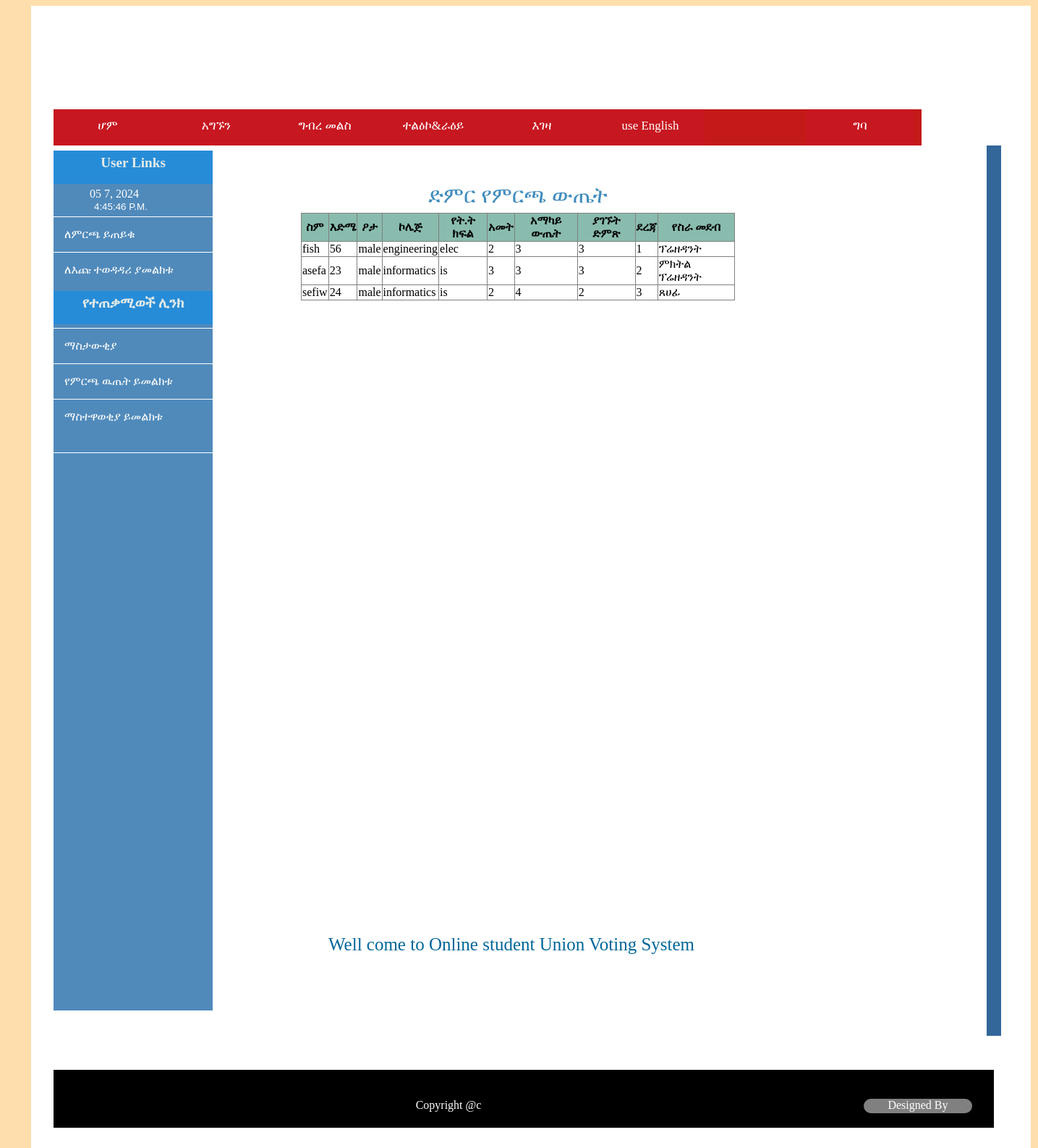
Page /iindex.php on the committed database.
### tables this page shows
CREATE TABLE IF NOT EXISTS `count` (
  `VOICE` int(11) NOT NULL,
  `candidate_id` varchar(40) NOT NULL,
  PRIMARY KEY (`candidate_id`)
);

CREATE TABLE IF NOT EXISTS `requesttable` (
  `Student_ID` varchar(30) NOT NULL,
  `fname` varchar(15) NOT NULL,
  `lname` varchar(15) NOT NULL,
  `sex` varchar(10) NOT NULL,
  `age` int(11) NOT NULL,
  `collage` varchar(30) NOT NULL,
  `department` varchar(30) NOT NULL,
  `year` varchar(10) NOT NULL,
  `cgpa` float NOT NULL,
  `username` varchar(30) NOT NULL,
  `password` longtext NOT NULL,
  `requesttype` varchar(20) NOT NULL,
  `votestatus` varchar(20) NOT NULL,
  `photo` longtext NOT NULL,
  `approved` varchar(20) NOT NULL,
  `date` datetime NOT NULL,
  PRIMARY KEY (`Student_ID`)
);

### iindex.php (the view, shortened to what this page needs)
<html>
<link  href="css/allcss.css" rel="stylesheet" type="text/css"/>
<head>
</head>
<body style="background-color: #FFDEAD">
<div id="container">
        <div id="header">
        </div>
        <div id="menu">
        <?php
        include("mmenu.php");
        ?>
    </div>
                <div id="leftside">
                        <?php
                        include("hhomesidemenuu.php");
                       ?>
                </div>
    <div id="content">
                <fieldset style="margin: 50px;width:600px;border: none;">
                <legend align="center" style="color: #418cbe;font-size: 30px;">ድምር የምርጫ ውጤት</legend>
                <table class="data-table"  border="1" style="border-collapse: collapse;">
                <thead style="background-color: #89bcae;"><tr><th>ስም </th><th>እድሜ</th><th>ዖታ</th><th>ኮሌጅ</th><th>የት.ት ክፍል</th><th>አመት</th><th>አማካይ ውጤት</th><th>ያገኙት ድምጽ</th><th>ደረጃ</th><th>የስራ መደብ</th></tr></thead>
                <?php
                $sql=mysql_query("SELECT * FROM count JOIN requesttable ON count.candidate_id=requesttable.Student_ID  ORDER BY VOICE DESC ");
                $rank=1;
                while($row1=mysql_fetch_assoc($sql))
                {
                   if($rank==1)
                   $selected='ፕሬዘዳንት';
                   elseif($rank==2)
                   $selected='ምክትል ፕሬዘዳንት';
                   elseif($rank==3)
                   $selected='ጸሀፊ';
                   else
                   $selected='አባል';
                   ?>
                <tr><td><?php echo $row1['fname'];?></td><td><?php echo $row1['age'];?></td><td><?php echo $row1['sex'];?></td><td><?php echo $row1['collage'];?></td><td><?php echo $row1['department'];?></td><td><?php echo $row1['year'];?></td><td><?php echo $row1['cgpa'];?></td><td><?php echo $row1['VOICE'];?></td><td><?php echo $rank;?></td><td><?php echo $selected;?></td></tr>
                <?PHP
                $rank++;
                }
                ?>
                </table>
                </fieldset>
            </div>
                <div id="rightside">
                </div>
                <div id="content">
                <br>
    <br>
    <label style="color: #006699;font-size: 25px;margin-left: 100px;">Well come to Online student Union Voting System</label>
            </div>
        <div id="footer">
            <?php
            include("footer.php");
            ?>
    </div>
    </div>
</body>
</html>

### css/allcss.css (style rules this page uses)
body { background-size: cover; background-color: #fff; }
#header { height: 110px; width: 1200px; border: 5px; }
#container { padding-bottom: 30px; padding-top: 30px; padding-left: 30px; margin-left: 35px; height: auto; width: 1350px; background-color: #fff; border:1px Solid #ffffff; display:block; margin-bottom: -10px; }
#leftside { background-color: #000000; width: 220px; height: 550px; float: left; margin-top: 10px; }
#rightside { background-color: #C3BCBC; width: 220px; height: 600px; float: right; margin-top: 1px; margin-left: -50px; }
#content { background-color: #443f3f; width: 970px; height: 600px; margin-left: 230px; margin-top: 7px; overflow-x: hidden; overflow-y: hidden; }
#footer { margin-top: 68px; width: 1300px; height: 80px; background-color:black; }
#menu { margin-top: 1px; height: 50px; width: 1200px; text-align: center; margin: 2px auto; BACKGROUND-COLOR:#c41919 ; float: left; line-height: 45px; }

### iindex.php (style rules this page uses)
#content { background-color: white; width: 740px; height: 600px; margin-left: 280px; margin-top: 7px; overflow-x: hidden; overflow-y: hidden; }
#rightside { background-color: #336699; width: 20px; height: 1230px; float: right: 10px; margin-top: -602px; margin-right: 40px; }
#leftside { background-color: #508abb; width: 220px; height: 590px; float: left; margin-top: 10px; }

### rows in the picture
count: requesttable.fname "fish", requesttable.age "56", requesttable.sex "male", requesttable.collage "engineering", requesttable.department "elec", requesttable.year "2", requesttable.cgpa "3", VOICE "3", selected "ፕሬዘዳንት"
count: requesttable.fname "asefa", requesttable.age "23", requesttable.sex "male", requesttable.collage "informatics", requesttable.department "is", requesttable.year "3", requesttable.cgpa "3", VOICE "3", selected "ምክትል ፕሬዘዳንት"
count: requesttable.fname "sefiw", requesttable.age "24", requesttable.sex "male", requesttable.collage "informatics", requesttable.department "is", requesttable.year "2", requesttable.cgpa "4", VOICE "2", selected "ጸሀፊ"
